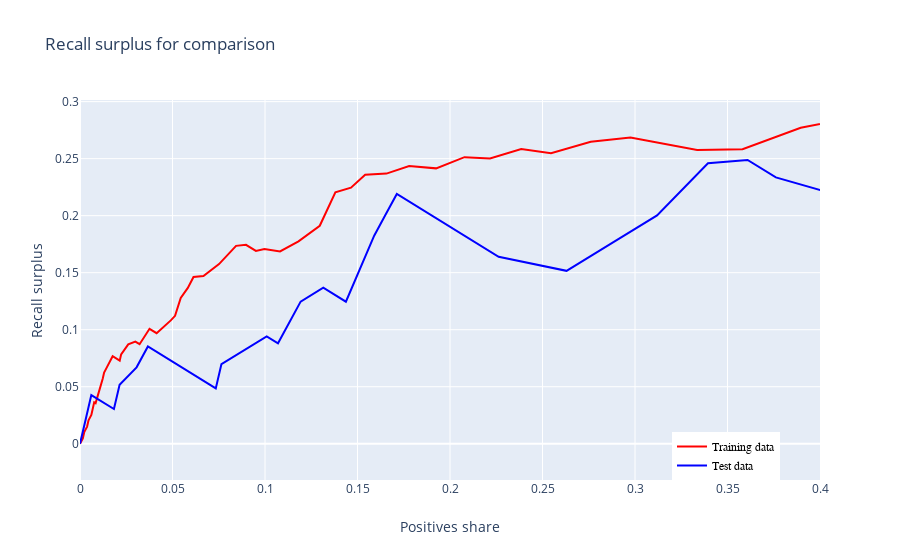

Notebook code for this chart:
### Code cell
plot_recall_surplus_train_test(log_reg_pr_train,log_reg_pr_test)
